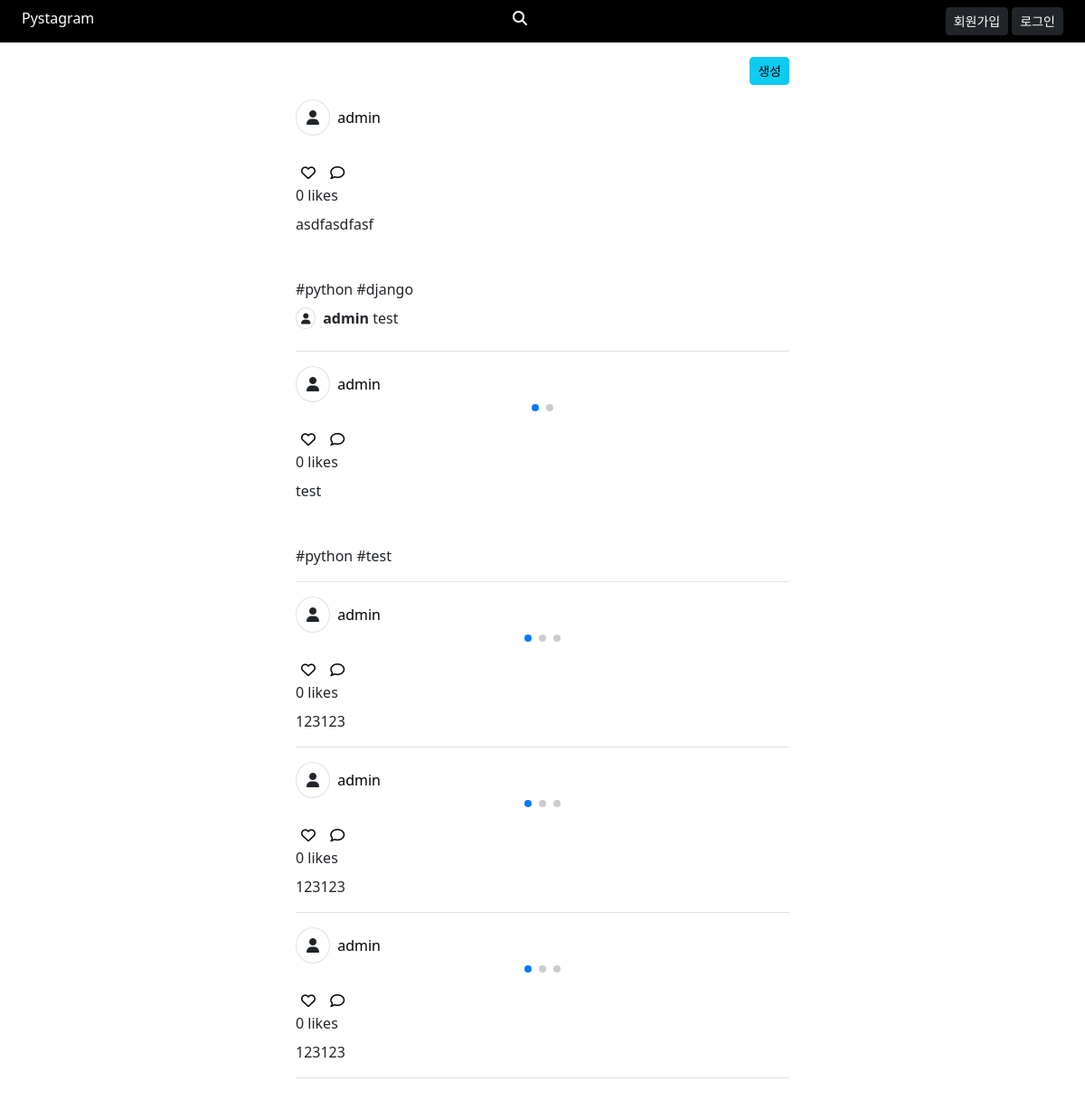
The page / on the database its author committed.
### post/models.py (models this page shows, shortened)
class Post(TimestampModel):
    content = models.TextField('본문')
    user = models.ForeignKey(User, on_delete=models.CASCADE)
    class Meta:
        verbose_name = '포스트'
        verbose_name_plural = '포스트 목록'

class Comment(TimestampModel):
    post = models.ForeignKey(Post, related_name='comments', on_delete=models.CASCADE) # related_name 설정으로 Jinja 에서 post.comment_set를 post.comments로
    content = models.CharField('내용', max_length=255)
    user = models.ForeignKey(User, on_delete=models.CASCADE)

### member/models.py (models this page shows, shortened)
class User(AbstractBaseUser): # password, last_login 지원, user은 여러가지 기능이 있어서 따로 만들어줘야 한다
    email = models.EmailField(
        verbose_name = 'email',
        unique = True
    )
    is_active = models.BooleanField(default = False) # 활성화가 되어 있으면 로그인이 안된다
    is_admin = models.BooleanField(default = False)
    nickname = models.CharField('nickname', max_length=20, unique=True)
    following = models.ManyToManyField(
        'self', symmetrical=False, related_name='followers',
        through='UserFollowing', through_fields=('from_user', 'to_user') # 두 테이블 참조할때 사용 하며 (내가 첫번째, 참조 하는거)
    )
    objects = UserManager()
    USERNAME_FIELD = 'email' # 이 설정으로 유저이름이 이메일 형식으로 된다 계정 만들때 이메일로 유저 네임 대신
    EMAIL_FIELD = 'email'
    REQUIRED_FIELDS = []
    class Meta:
        verbose_name = '유저'
        verbose_name_plural = f'{verbose_name} 목록'
    def __str__(self):
        return self.nickname

### post/views.py (the view)
# urls.py: path('', post_views.PostListView.as_view(), name='main'),
class PostListView(ListView):
    queryset = Post.objects.all().select_related('user').prefetch_related('images','comments', 'likes')
    template_name = 'post/list.html'
    paginate_by = 5
    ordering = ('-created_at',)
    def get_context_data(self, *args, **kwargs): # html 쪽으로 던져주는 부분
        data = super().get_context_data(*args, **kwargs) # super() -> 부모 클래스의 .뒤에 내용 실행
        data['comment_form'] = CommentForm()
        return data

### post/templatetags/custom_tag.py (called while the page is built)
@register.simple_tag()
def add_like_class(user, likes):
    for like_obj in likes:
        if like_obj.user == user:
            return ' text-danger'
    return ''

### templates/post/list.html (shortened to what this page needs)
{% extends 'base.html' %}
{% load static %}
{% load custom_tag %}
{% block style %}
  <link rel="stylesheet" href="https://cdn.jsdelivr.net/npm/swiper@11/swiper-bundle.min.css"/>
{% endblock %}
{% block content %}
  <div class="row">
  <div class="text-end ol-10 offset-1 col-lg-6 offset-lg-3">
      <a class="btn btn-sm btn-info" href="{% url 'create' %}">생성</a>
  </div>
    <div class="col-10 offset-1 col-lg-6 offset-lg-3 infinite-container">
      {% for post in object_list %}
        <div class="border-bottom my-4 pb-2 infinite-item">
          <div class="mb-2">
            <span class="p-2 border rounded-circle me-2">
              <i class="fa-solid fa-user" style="width: 16px; padding-left: 3px;"></i>
            </span>
          <a href="{% url 'profile:detail' post.user.nickname %}" class="text-decoration-none text-black">
            {{ post.user.nickname }}
          </a>
          </div>
          <div class="swiper" style="max-height: 500px;">
            <div class="border-1 swiper-wrapper">
              {% for post_image in post.images.all %}
                <div class="swiper-slide">
                </div>
              {% endfor %}
            </div>
            <div class="swiper-pagination"></div>
          </div>
          <div class="mt-1">
            <button class="border-0 bg-transparent rounded-3 like-btn{% add_like_class request.user post.likes.all %}" data-post-pk="{{ post.pk }}">
              <i class="fa-regular fa-heart"></i>
            </button>
            <button class="add-comment border-0 bg-transparent rounded-3">
              <i class="fa-regular fa-comment"></i>
            </button>
          </div>
          <div>
            {{ post.likes.count }} likes
          </div>
          <div class="my-2">
            {{ post.content | linebreaksbr }}
          </div>
        <div class="mt-2">
          {% for comment in post.comments.all %}
            <p>
              <span class="px-1 py-0 border rounded-circle me-2">
                <i class="fa-solid fa-user fa-xs" style="width: 8px; padding-left: 1px;"></i>
              </span>
              <strong>{{ comment.user }}</strong> {{ comment.content | linebreaksbr }}
            </p>
          {% endfor %}
        </div>
        </div>
      {% endfor %}
    </div>
  </div>
{% endblock %}

### rows shown on the page
Post: user.nickname "admin", likes.count "0", content "asdfasdfasf #python #django"
Comment: user "admin", content "test"
Post: user.nickname "admin", likes.count "0", content "test #python #test"
Post: user.nickname "admin", likes.count "0", content "123123"
Post: user.nickname "admin", likes.count "0", content "123123"
Post: user.nickname "admin", likes.count "0", content "123123"
